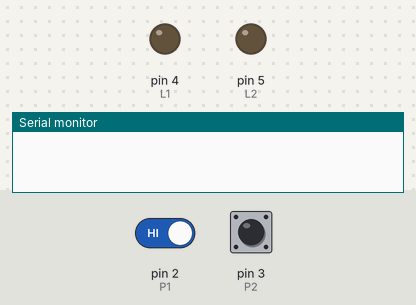
This sketch was run on a simulated Arduino Uno, built with avr-gcc and run on an emulated ATmega328P. Parts: output pins drawn as LEDs (lit = HIGH), the last lines printed to the serial monitor. The test bench sets the inputs (shaded band); at power-on: pin 2 (P1) HIGH, pin 3 (P2) HIGH.

Above: at 1.2 s.
1.3 s: pin 2 (P1) driven LOW
At 2.3 s:
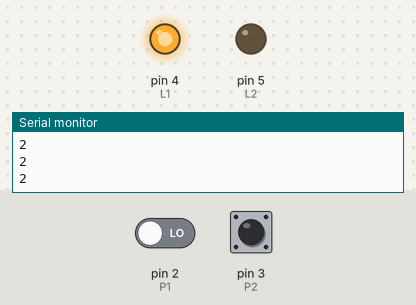
2.8 s: pin 2 (P1) driven HIGH
At 3.6 s:
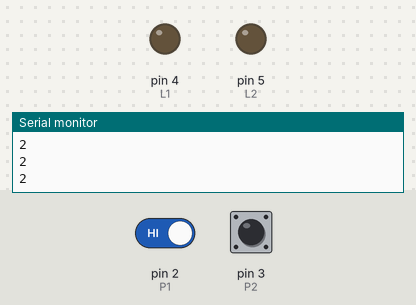
Timing chart, 0 to 5.8 s (numbered marks = the images above; inputs shaded):
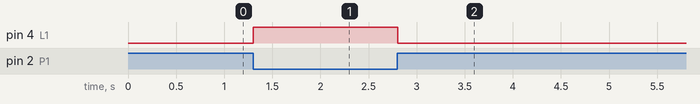

The sketch:

S6_2.ino
```cpp
/*
  Remplissage d'une bouteille avec apprentissage du temps

  Dans un atelier artisanal de production de boissons,
  on cherche à accélérer la production. Deux boutons vont permettre de remplir une bouteille :
  - P1 doit être pressé pour activer la vanne de remplissage et maintenu pressé jusqu'à ce que la bouteille soit pleine.
    Le système apprends alors le temps de remplissage adapté à ce type de bouteilles.
  - P2 peut ensuite être simplement pressé et relâché : la bouteille va se remplir pendant la durée apprise.

  L1 est utilisé pour la commande de la vanne de remplissage.

  LearnCbot assignment:
    Poussoir P1: pin2 with pull-up resistor
    Poussoir P2: pin3 with pull-up resistor
    LED L1: pin4, active high
    LED L2: pin5, active high
*/

const int P1 = 2;    // Input P1 on pin2 with pull-up
const int P2 = 3;    // Input P2 on pin3 with pull-up
const int L1 = 4;    // LED L1 on pin4
const int L2 = 5;    // LED L2 on pin5

int P1_state = HIGH;
int old_P1_state = HIGH;
int P2_state = HIGH;
int old_P2_state = HIGH;

int P1_count = 0;
int P2_count = 0;
boolean P2_flag = false;  // true if P2 rising edge detected
float ratio = 0.0;

void setup() {
  pinMode(L1, OUTPUT);
  pinMode(L2, OUTPUT);
  pinMode(P1, INPUT);
  pinMode(P2, INPUT);
  Serial.begin(9600);
  // init L1 and L2 as LOW
  digitalWrite(L1, LOW);
  digitalWrite(L2, LOW);
}


void loop(){

  P1_state = digitalRead(P1);
  P2_state = digitalRead(P2);

  if (P1_state == LOW) {
    if (old_P1_state == HIGH) {  // P1 rising edge -> reset counter
      P1_count = 1;
      Serial.println("1");
    } else {
      P1_count += 1;
      Serial.println("2");
    }
    digitalWrite(L1, HIGH);
    delay(1);
  } else {  // if P1 is active, ignore P2 action
    digitalWrite(L1, LOW);
    if (P2_state == LOW) {
      Serial.println("3");
      if (old_P2_state == HIGH) {  // P2 rising edge
        Serial.println("4");
        P2_flag = true;
        for (int i = 0; i<P1_count; i++){
            digitalWrite(L1, HIGH);
            delay(1);
        }
      }
    } else {
      if (old_P2_state == LOW) {  // P2 falling edge
        if (P2_flag == true) {  // falling edge with rising edge detected, turn on L1 with the period pressing P1
//          for (int i = 0; i<P1_count; i++){
//            digitalWrite(L1, HIGH);
//            delay(1);
//          }
//          digitalWrite(L1, LOW);
//          Serial.println("5");
        }
        P2_flag = false;
      }
    }
  }

  old_P1_state = P1_state;
  old_P2_state = P2_state;

}
```

Measured:
- after the input at 1.3 s, pin 4 (L1): LOW → HIGH at once
- after the input at 2.8 s, pin 4 (L1): HIGH → LOW at once
